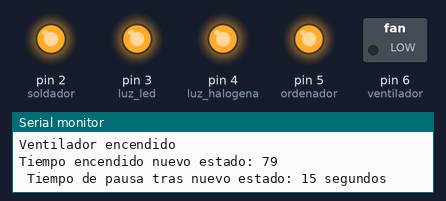
A sketch run on a simulated Arduino Uno, built with avr-gcc and run on an emulated ATmega328P. On the bench: switched loads named in the sketch (green lamp = pin HIGH), output pins drawn as LEDs (lit = HIGH), the last lines printed to the serial monitor. Random numbers use the default seed unless the sketch sets one.

Above: at 1.1 s.
At 80.7 s:
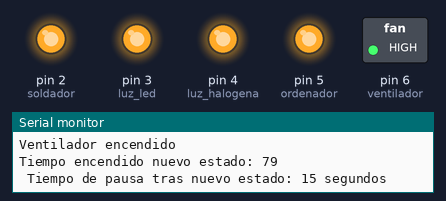
At 95.9 s:
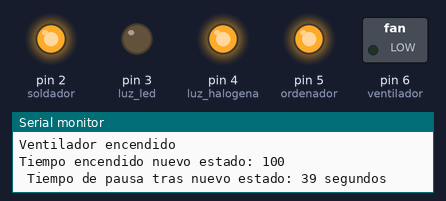
Timing chart, 0 to 97.4 s (numbered marks = the images above):
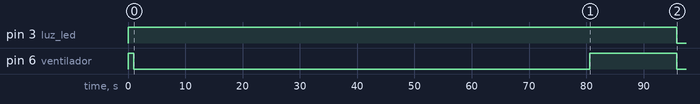

The sketch:

secuenciador0_a_32_logica_inversa.ino
```cpp
int soldador = 2;
int luz_led = 3;
int luz_halogena = 4;
int ordenador = 5;
int ventilador = 6;

unsigned long tiempoEncendidoTotal = 0; // tiempo total que se va invirtiendo en milisegundos

void setup() {
  Serial.begin(115200);
  Serial.println("Iniciando ..");

  pinMode(soldador, OUTPUT);
  pinMode(luz_led, OUTPUT);
  pinMode(luz_halogena, OUTPUT);
  pinMode(ordenador, OUTPUT);
  pinMode(ventilador, OUTPUT);

  randomSeed(analogRead(A0));


  digitalWrite(soldador, HIGH); // apaga el soldador
    digitalWrite(luz_led, HIGH); // apaga la luz LED
 digitalWrite(luz_halogena, HIGH); // apaga la luz halógena
   digitalWrite(ordenador, HIGH); // apaga el ordenador
digitalWrite(ventilador, HIGH); // apaga el ventilador


 delay (1000);
}

void loop() {
  long tiempo_pausa = random(10000, 60000); // tiempo aleatorio entre 10 y 60 segundos en milisegundos
  int dispositivo = random(0, 33); // número aleatorio entre 0 y 32
  Serial.print("Numero generado: ");
  Serial.println(dispositivo);
  String binaryString = String(dispositivo, BIN);
     Serial.print("Cadena:");
      Serial.println(binaryString);


  if (dispositivo & (1 << 0)) { // verifica si el bit 0 está activado
    digitalWrite(soldador, LOW); // enciende el soldador
    Serial.println("Soldador encendido");
  } else {
    digitalWrite(soldador, HIGH); // apaga el soldador
  }

  if (dispositivo & (1 << 1)) { // verifica si el bit 1 está activado
    digitalWrite(luz_led, LOW); // enciende la luz LED
    Serial.println("Luz LED encendida");
  } else {
    digitalWrite(luz_led, HIGH); // apaga la luz LED
  }

  if (dispositivo & (1 << 2)) { // verifica si el bit 2 está activado
    digitalWrite(luz_halogena, LOW); // enciende la luz halógena
    Serial.println("Luz halógena encendida");
  } else {
    digitalWrite(luz_halogena, HIGH); // apaga la luz halógena
  }

  if (dispositivo & (1 << 3)) { // verifica si el bit 3 está activado
    digitalWrite(ordenador, LOW); // enciende el ordenador
        Serial.println("Ordenador encendido");
  } else {
    digitalWrite(ordenador, HIGH); // apaga el ordenador
  }

  if (dispositivo & (1 << 4)) { // verifica si el bit 4 está activado
    digitalWrite(ventilador, LOW); // enciende el ventilador
       Serial.println("Ventilador encendido");
  } else {
    digitalWrite(ventilador, HIGH); // apaga el ventilador
  }


long tiempoEncendido = random(6000, 300000); //genera un número aleatorio entre 1 minuto (60000ms) y 5 minutos (300000ms)

Serial.print("Tiempo encendido nuevo estado: ");
Serial.println(tiempoEncendido/1000);


 Serial.print(" Tiempo de pausa tras nuevo estado: ");
  Serial.print(tiempo_pausa/1000); // muestra el tiempo en segundos
  Serial.println(" segundos");

  tiempoEncendidoTotal += tiempoEncendido;
  unsigned long tiempoAcumulado = tiempoEncendidoTotal / 1000;
  unsigned int horas = tiempoAcumulado / 3600;
  unsigned int minutos = (tiempoAcumulado % 3600) / 60;
  unsigned int segundos = tiempoAcumulado % 60;


delay(tiempoEncendido); //espera el tiempo aleatorio generado


  digitalWrite(soldador, HIGH);
  digitalWrite(luz_led, HIGH);
  digitalWrite(luz_halogena, HIGH);
  digitalWrite(ordenador, HIGH);
  digitalWrite(ventilador, HIGH);


  delay(tiempo_pausa);
   Serial.print("Tiempo encendido total: ");
  Serial.print(horas);
  Serial.print(":");
  if (minutos < 10) {
    Serial.print("0");
  }
  Serial.print(minutos);
  Serial.print(":");
  if (segundos < 10) {
    Serial.print("0");
  }
  Serial.println(segundos);
}
```

Measured:
- by itself, pin 3 (luz_led): HIGH → LOW at 95.8 s
- by itself, pin 6 (ventilador): HIGH → LOW at 1.0 s, → HIGH 79.6 s later, → LOW 15.2 s later
